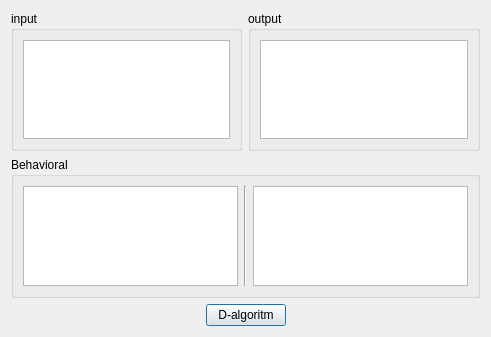
<?xml version="1.0" encoding="UTF-8"?>
<ui version="4.0">
 <class>benchmark</class>
 <widget class="QDialog" name="benchmark">
  <property name="geometry">
   <rect>
    <x>0</x>
    <y>0</y>
    <width>491</width>
    <height>337</height>
   </rect>
  </property>
  <property name="windowTitle">
   <string>Benchmark</string>
  </property>
  <layout class="QGridLayout" name="gridLayout">
   <item row="1" column="0" colspan="2">
    <widget class="QGroupBox" name="groupBox">
     <property name="title">
      <string>Behavioral</string>
     </property>
     <layout class="QHBoxLayout" name="horizontalLayout_2">
      <item>
       <widget class="QTextBrowser" name="textBrowser"/>
      </item>
      <item>
       <widget class="Line" name="line">
        <property name="orientation">
         <enum>Qt::Vertical</enum>
        </property>
       </widget>
      </item>
      <item>
       <widget class="QTextBrowser" name="textBrowser_2"/>
      </item>
     </layout>
    </widget>
   </item>
   <item row="0" column="0">
    <widget class="QGroupBox" name="groupBox_2">
     <property name="title">
      <string>input</string>
     </property>
     <layout class="QVBoxLayout" name="verticalLayout">
      <item>
       <widget class="QTextBrowser" name="textBrowser_3"/>
      </item>
     </layout>
    </widget>
   </item>
   <item row="0" column="1">
    <widget class="QGroupBox" name="groupBox_3">
     <property name="title">
      <string>output</string>
     </property>
     <layout class="QHBoxLayout" name="horizontalLayout">
      <item>
       <widget class="QTextBrowser" name="textBrowser_4"/>
      </item>
     </layout>
    </widget>
   </item>
   <item row="3" column="0" colspan="2">
    <layout class="QHBoxLayout" name="horizontalLayout_3">
     <item>
      <spacer name="horizontalSpacer">
       <property name="orientation">
        <enum>Qt::Horizontal</enum>
       </property>
       <property name="sizeHint" stdset="0">
        <size>
         <width>40</width>
         <height>20</height>
        </size>
       </property>
      </spacer>
     </item>
     <item>
      <widget class="QPushButton" name="pushButton_2">
       <property name="sizePolicy">
        <sizepolicy hsizetype="Preferred" vsizetype="Preferred">
         <horstretch>0</horstretch>
         <verstretch>0</verstretch>
        </sizepolicy>
       </property>
       <property name="text">
        <string>D-algoritm</string>
       </property>
      </widget>
     </item>
     <item>
      <spacer name="horizontalSpacer_2">
       <property name="orientation">
        <enum>Qt::Horizontal</enum>
       </property>
       <property name="sizeHint" stdset="0">
        <size>
         <width>40</width>
         <height>20</height>
        </size>
       </property>
      </spacer>
     </item>
    </layout>
   </item>
  </layout>
 </widget>
 <resources/>
 <connections/>
</ui>
